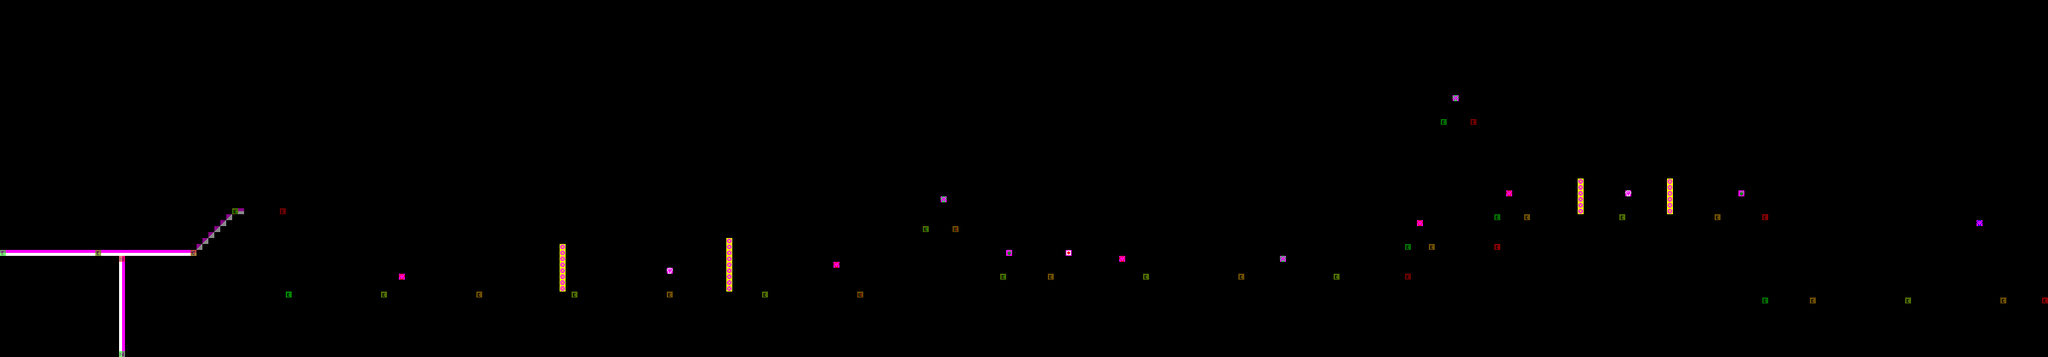

This game map was drawn from its Tiled (.tmx) file and the tilesets committed beside it. A one-line description and the trimmed map source follow:
An orthogonal 344x60 tile map with 8x8 px tiles, 3 tile layers (col, Tile Layer 1, Tile Layer 2).

<map version="1.0" orientation="orthogonal" width="344" height="60" tilewidth="8" tileheight="8">
 <properties>
  <property name="tileset" value="bogus.png" />
 </properties>
 <tileset firstgid="1" name="tilesheet" tilewidth="8" tileheight="8">
  <image source="../tilesheet.png" trans="00ffff" width="128" height="128" />
 </tileset>
 <layer name="col" width="344" height="60">
  <data>[20640 cells, 20633 non-empty, 10 distinct tile ids]</data>
 </layer>
 <layer name="Tile Layer 1" width="344" height="60" opacity="0.54">
  <data>[20640 cells, 77 non-empty, 11 distinct tile ids]</data>
 </layer>
 <layer name="Tile Layer 2" width="344" height="60" opacity="0.43">
  <data>[20640 cells, 41 non-empty, 3 distinct tile ids]</data>
 </layer>
</map>
